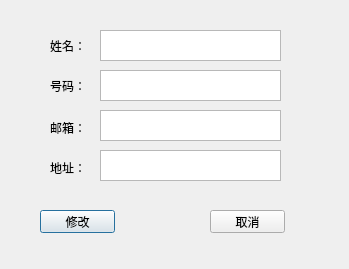
<?xml version="1.0" encoding="UTF-8"?>
<ui version="4.0">
 <class>ControlDlg</class>
 <widget class="QDialog" name="ControlDlg">
  <property name="geometry">
   <rect>
    <x>0</x>
    <y>0</y>
    <width>349</width>
    <height>269</height>
   </rect>
  </property>
  <property name="windowTitle">
   <string>个人信息</string>
  </property>
  <widget class="QLabel" name="label">
   <property name="geometry">
    <rect>
     <x>50</x>
     <y>40</y>
     <width>54</width>
     <height>12</height>
    </rect>
   </property>
   <property name="text">
    <string>姓名：</string>
   </property>
  </widget>
  <widget class="QLabel" name="label_2">
   <property name="geometry">
    <rect>
     <x>50</x>
     <y>80</y>
     <width>54</width>
     <height>12</height>
    </rect>
   </property>
   <property name="text">
    <string>号码：</string>
   </property>
  </widget>
  <widget class="QLabel" name="label_3">
   <property name="geometry">
    <rect>
     <x>50</x>
     <y>120</y>
     <width>41</width>
     <height>16</height>
    </rect>
   </property>
   <property name="text">
    <string>邮箱：</string>
   </property>
  </widget>
  <widget class="QLabel" name="label_4">
   <property name="geometry">
    <rect>
     <x>50</x>
     <y>160</y>
     <width>41</width>
     <height>16</height>
    </rect>
   </property>
   <property name="text">
    <string>地址：</string>
   </property>
  </widget>
  <widget class="QTextEdit" name="textEditName">
   <property name="geometry">
    <rect>
     <x>100</x>
     <y>30</y>
     <width>181</width>
     <height>31</height>
    </rect>
   </property>
  </widget>
  <widget class="QTextEdit" name="textEditNumber">
   <property name="geometry">
    <rect>
     <x>100</x>
     <y>70</y>
     <width>181</width>
     <height>31</height>
    </rect>
   </property>
  </widget>
  <widget class="QTextEdit" name="textEditEmail">
   <property name="geometry">
    <rect>
     <x>100</x>
     <y>110</y>
     <width>181</width>
     <height>31</height>
    </rect>
   </property>
  </widget>
  <widget class="QTextEdit" name="textEditAddress">
   <property name="geometry">
    <rect>
     <x>100</x>
     <y>150</y>
     <width>181</width>
     <height>31</height>
    </rect>
   </property>
  </widget>
  <widget class="QPushButton" name="pushButtonUpadte">
   <property name="geometry">
    <rect>
     <x>40</x>
     <y>210</y>
     <width>75</width>
     <height>23</height>
    </rect>
   </property>
   <property name="text">
    <string>修改</string>
   </property>
  </widget>
  <widget class="QPushButton" name="pushButtonCancel">
   <property name="geometry">
    <rect>
     <x>210</x>
     <y>210</y>
     <width>75</width>
     <height>23</height>
    </rect>
   </property>
   <property name="text">
    <string>取消</string>
   </property>
  </widget>
 </widget>
 <resources/>
 <connections/>
</ui>
